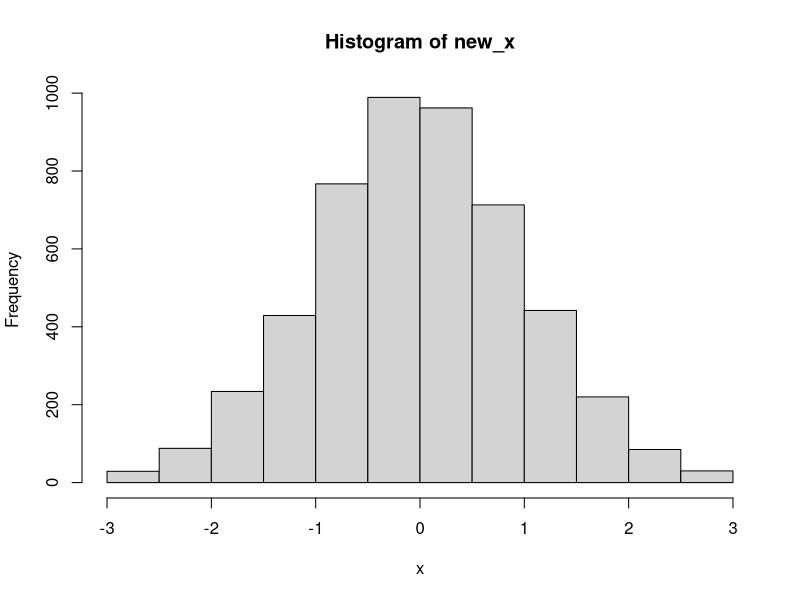

This figure's R source:
## ---- chunk 1
knitr::opts_chunk$set(echo = TRUE)
## ---- chunk 2
set.seed(1234567890)
x <- rnorm(5000)
head(x,10) #peržiūriu pirmąsias 10 reikšmių
## ---- chunk 3
mean(x) #vidurkis
sd(x) #standartinis nuokrypis
## ---- chunk 4
interv1 <- mean(x) - 3*sd(x) #pagal duotą formulę apskaičiuoju intervalo pradžią
interv2 <- mean(x) + 3*sd(x) #pagal duotą formulę apskaičiuoju intervalo pabaigą
interv1
interv2
interv <- ((x > interv1) & ( x < interv2)) #randu reikalingą intervalą
isskirtis <- x[!interv] #randu intervalo reikšmes
isskirtis
idx = which(x %in% isskirtis) #randu reikšmių indeksus
idx
new_x<-x[interv]
hist(new_x, xlab="x")

